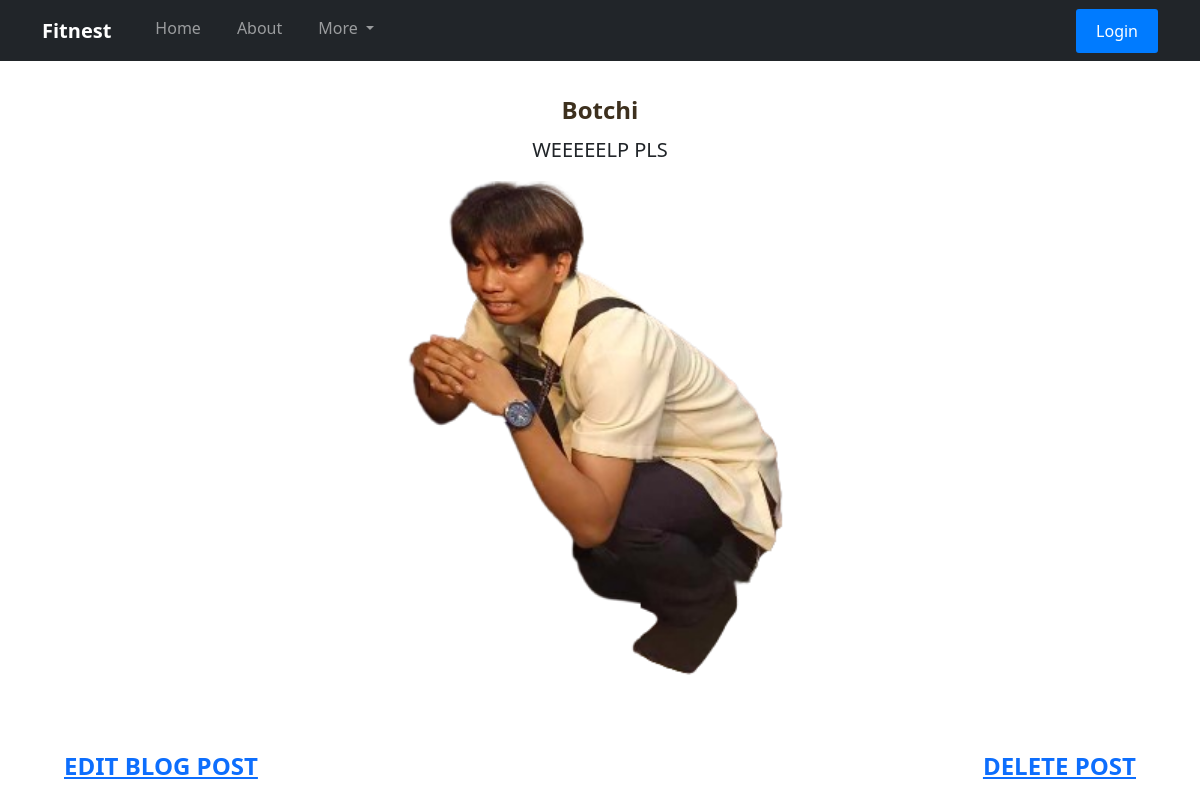
The page /blog/1 on the database its author committed.
### app/models.py (models this page shows, shortened)
class Post(models.Model):
    title = models.CharField(max_length=100)
    author = models.ForeignKey("auth.user", on_delete=models.CASCADE)
    body = models.TextField()
    header_image = models.ImageField(null=True, blank=True, upload_to="images/")

### app/views.py (the view)
# urls.py: path('blog/<int:pk>', BlogDetailView.as_view(), name='blog_detail'),
class BlogDetailView(DetailView):
    model = Post
    context_object_name = 'post'
    template_name = 'app/blog_detail.html'

### app/templates/app/blog_detail.html
{%  extends 'app/base.html' %}
{% load static %}
{% block content%}
        <div class="post-entry">
            <h2><a href="">{{post.title}}</a></h2>
            <p>{{post.body}}</p>
            {% if post.header_image %}
            <img src="{{post.header_image.url}}" alt="Description" class="responsive-image">
            {% endif %}
            <br/><br/>
        </div>
        <a href="{% url 'blog_update' post.pk %}" style="position: absolute; left: 4rem;"> EDIT BLOG POST </a>
        <a href="{% url 'blog_delete' post.pk %}"style="position: absolute; right: 4rem;"> DELETE POST </a>
{% endblock content %}

### static/css/base.css (style rules this page uses)
body { background-color: lightgrey; }
.responsive-image { display: block; margin-left: auto; margin-right: auto; width: 100%; max-width: 400px; height: auto; }
a { color: rgb(61, 48, 30); text-decoration: none; font-weight: bold; font-size: 24px; }

### app/templates/app/base.html (style rules this page uses)
p { text-align: center; font-size: 20px; }
h2 { text-align: center; font-weight: bold; font-size: 35px; }
h2 a { color: rgb(61, 48, 30); text-decoration: none; }

### rows shown on the page
Post: title "Botchi", body "WEEEEELP PLS", header_image (picture)
